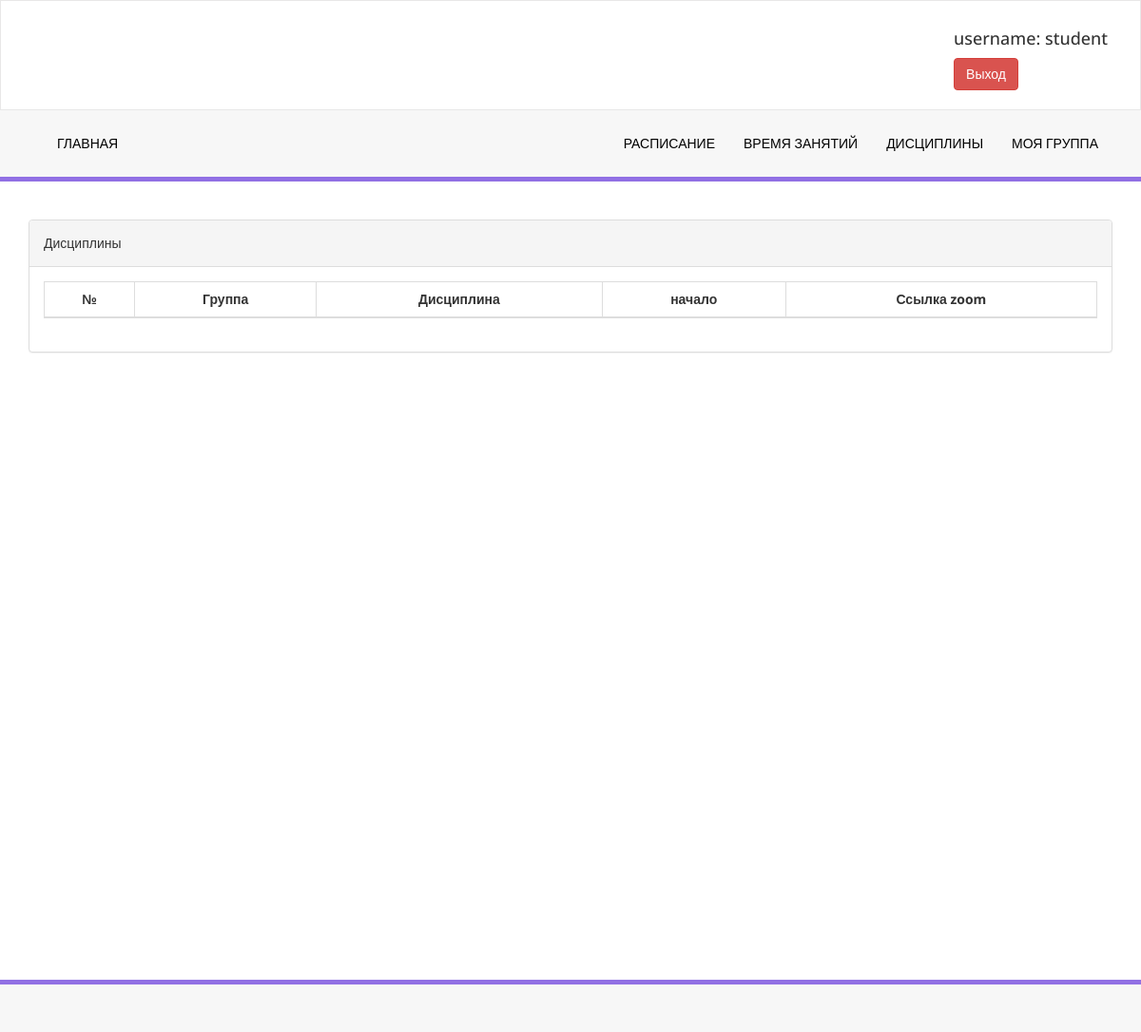
The app's page / (signed in), older data.
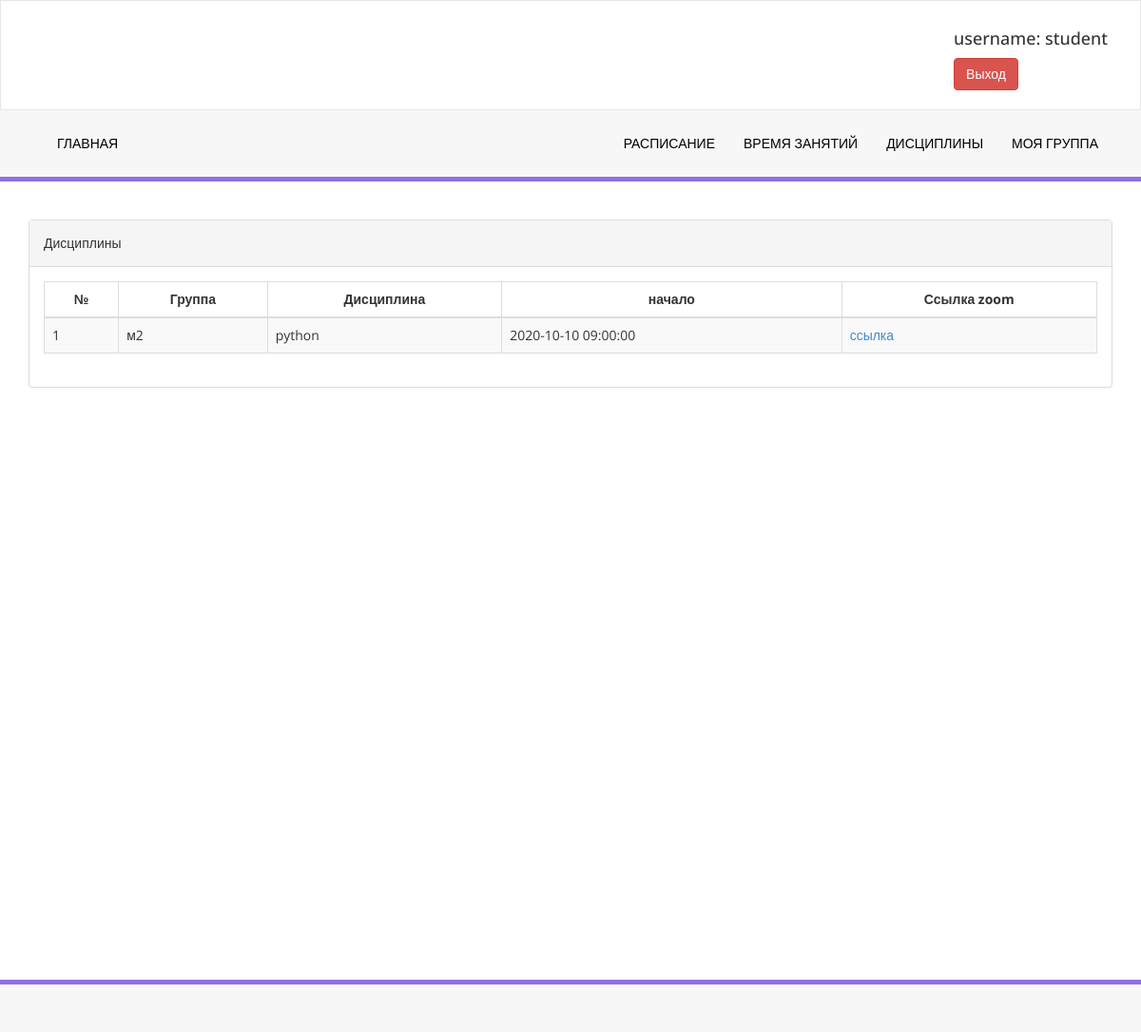
The same page, newer data.
### Lesson/models.py (models this page shows, shortened)
class Lesson(models.Model):
    day = models.DateField()
    lesson_info = models.ForeignKey(LessonInfo, on_delete=models.CASCADE)
    zoom_join_url = models.URLField(null=True, blank=True)
    group = models.ForeignKey(StudentGroup, on_delete=models.CASCADE, null=True)
    lesson_time = models.ForeignKey(LessonTime, on_delete=models.CASCADE)
    zoom_start_url = models.URLField(null=True, blank=True)
    zoom_id = models.CharField(null=True, max_length=255)

class LessonInfo(models.Model):
    name = models.CharField(max_length=255)
    type = models.ForeignKey(LessonType, on_delete=models.CASCADE)
    teacher = models.ForeignKey(Profile, on_delete=models.CASCADE, limit_choices_to={'level': "Teacher"})

class LessonTime(models.Model):
    number = models.IntegerField(validators=[MaxValueValidator(10), MinValueValidator(1)], unique=True)
    start = models.TimeField()
    end = models.TimeField()

### Profile/models.py (models this page shows, shortened)
class StudentGroup(models.Model):
    students = models.ManyToManyField(Profile, limit_choices_to={'level': "Student"})
    group_name = models.CharField(max_length=255)
    created = models.DateTimeField(auto_now_add=True)

### Index/views.py (the view)
# urls.py: path('', views.IndexView.as_view(), name='Index'),
class IndexView(LoginRequiredMixin, generic.ListView):
    template_name = 'index.html'
    model = Lesson
    def get_queryset(self):
        now = datetime.datetime.now()
        if self.request.user.profile.level == "Training_division":
            return Lesson.objects.filter(Q(day=now.date(), lesson_time__start__gte=now.time())
                                         | Q(day__gt=now.date())).order_by('day', 'lesson_time__start')
        elif self.request.user.profile.level == "Teacher":
            return Lesson.objects.filter(Q(day=now.date(), lesson_time__start__gte=now.time())
                                         | Q(day__gt=now.date()),
                                         lesson_info__teacher=self.request.user.profile
                                         ).order_by('day', 'lesson_time__start')
        elif self.request.user.profile.level == "Student":
            return Lesson.objects.filter(Q(day=now.date(), lesson_time__start__gte=now.time())
                                         | Q(day__gt=now.date()),
                                         group__in=self.request.user.profile.studentgroup_set.all()).order_by('day', 'lesson_time__start')

### templates/index.html
{% extends 'base.html' %}
{% block content %}
    <div class="row">
        <div class="col-md-12">
            <div class="panel panel-default">
                <div class="panel-heading">
                    Дисциплины
                </div>
                <div class="panel-body">
                    <div class="table-responsive">
                        <table class="table table-striped table-bordered table-hover" id="lesson_info_table">
                            <thead>
                            <tr>
                                <th class="text-center">№</th>
                                <th class="text-center">Группа</th>
                                <th class="text-center">Дисциплина</th>
                                <th class="text-center">начало</th>
                                <th class="text-center">Ссылка zoom</th>
                            </tr>
                            </thead>
                            <tbody>
                            {% for lesson in lesson_list %}
                                <tr class="odd gradeX">
                                    <td>{{ forloop.counter }}</td>
                                    <td>{{ lesson.group.group_name }}</td>
                                    <td>{{ lesson.lesson_info.name }}</td>
                                    <td>{{ lesson.day.isoformat }} {{ lesson.lesson_time.start.isoformat }}</td>
                                    {% if request.user.profile == lesson.lesson_info.teacher %}<td><a href="{{ lesson.zoom_join_url }}">ссылка</a></td>
                                    {% else %}<td><a href="{{ lesson.zoom_join_url }}">ссылка</a></td>{% endif %}
                                </tr>
                            {% endfor %}
                            </tbody>
                        </table>
                    </div>
                </div>
            </div>
        </div>
    </div>
{% endblock %}

Row changes from the older to the newer data that the page shows:
added Lesson: group.group_name "м2", lesson_info.name "python", day "2020-10-10", lesson_time.start "09:00:00"
